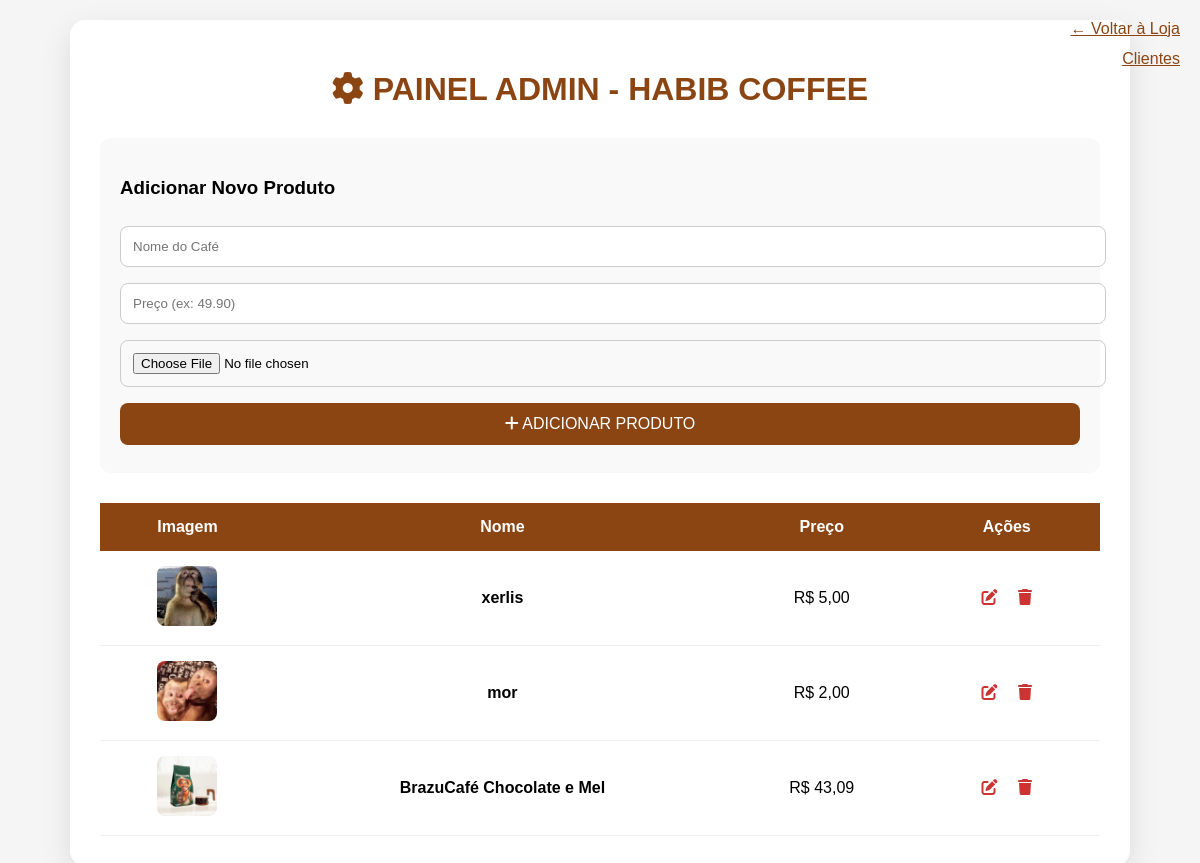
Screenshot of /admin.php (signed in) with the database file from the repository.
### tables this page shows
CREATE TABLE `produtos` (
  `id` int(11) NOT NULL,
  `nome` varchar(100) NOT NULL,
  `preco` decimal(8,2) NOT NULL,
  `imagem` varchar(255) DEFAULT NULL
);

### admin.php (the view, shortened to what this page needs)
<?php
$pdo = new PDO("mysql:host=localhost;dbname=habib;charset=utf8mb4", "root", "");
        ?>
        <?php exit;
$produtos = $pdo->query("SELECT * FROM produtos ORDER BY id DESC")->fetchAll();
?>
<!DOCTYPE html>
<html lang="pt-BR">
<head>
    <link rel="stylesheet" href="https://cdnjs.cloudflare.com/ajax/libs/font-awesome/6.5.0/css/all.min.css">
</head>
<body>
<div class="container">
    <h1><i class="fas fa-cog"></i> PAINEL ADMIN - HABIB COFFEE</h1>
    <a href="admin_clientes.php" style="position:absolute;top:50px;right:20px;color:#8B4513;;">Clientes</a>
    <a href="inicial.php" style="position:absolute;top:20px;right:20px;color:#8B4513;">← Voltar à Loja</a>
    <div class="form-add">
        <h3>Adicionar Novo Produto</h3>
        <form method="post" enctype="multipart/form-data">
            <input name="nome" placeholder="Nome do Café" required>
            <input name="preco" type="number" step="0.01" placeholder="Preço (ex: 49.90)" required>
            <input type="file" name="img" accept="image/*" required>
            <button type="submit"><i class="fas fa-plus"></i> ADICIONAR PRODUTO</button>
        </form>
    </div>
    <table>
        <tr><th>Imagem</th><th>Nome</th><th>Preço</th><th>Ações</th></tr>
        <?php foreach($produtos as $p): ?>
        <tr>
            <td><img src="<?= $p['imagem'] ?>" class="img-thumb"></td>
            <td><strong><?= $p['nome'] ?></strong></td>
            <td>R$ <?= number_format($p['preco'],2,',','.') ?></td>
            <td class="acoes">
                <a href="javascript:void(0)" onclick="edit(<?= $p['id'] ?>)"><i class="fas fa-edit"></i></a>
                <a href="?del=<?= $p['id'] ?>" onclick="return confirm('Excluir?')"><i class="fas fa-trash"></i></a>
            </td>
        </tr>
        <?php endforeach; ?>
    </table>
</div>
</body>
</html>

### admin.php (style rules this page uses)
body { background:#f5f5f5;font-family:Arial;margin:0;padding:20px; }
.container { max-width:1000px;margin:auto;background:#fff;padding:30px;border-radius:15px;box-shadow:0 10px 30px rgba(0,0,0,.1); }
h1 { color:#8B4513;text-align:center;margin-bottom:30px; }
.form-add { background:#f9f9f9;padding:20px;border-radius:10px;margin-bottom:30px; }
input, button { width:100%;padding:12px;margin:8px 0;border:1px solid #ccc;border-radius:8px; }
button { background:#8B4513;color:#fff;border:none;cursor:pointer;font-size:16px; }
table { width:100%;border-collapse:collapse;margin-top:20px; }
th { background:#8B4513;color:#fff;padding:15px;text-align:center; }
td { padding:15px;border-bottom:1px solid #eee;text-align:center; }
.img-thumb { width:60px;height:60px;object-fit:cover;border-radius:8px; }
.acoes a { color:#c33;margin:0 8px;text-decoration:none; }

### rows the page displays
produtos: imagem (picture), nome "xerlis", preco "5,00"
produtos: imagem (picture), nome "mor", preco "2,00"
produtos: imagem (picture), nome "BrazuCafé Chocolate e Mel", preco "43,09"
